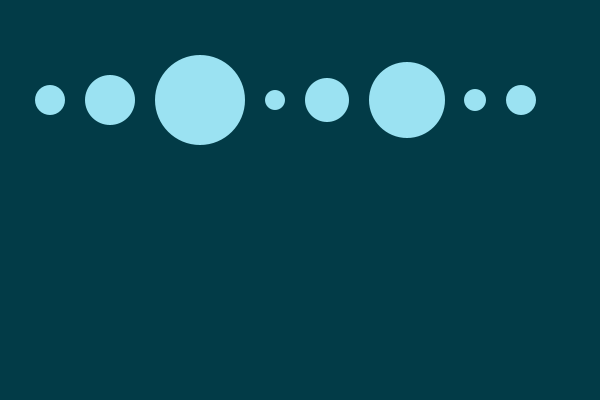
Frame 1 (no input)
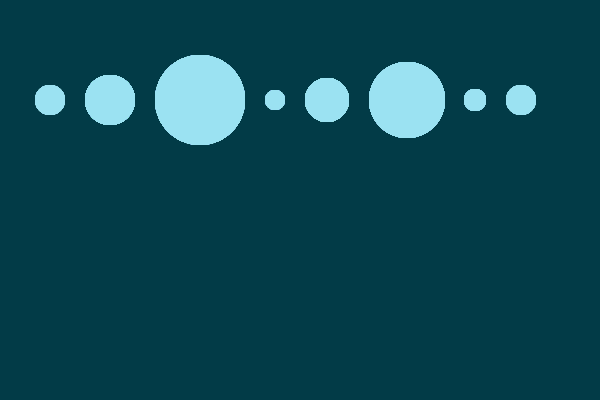
Frame 60 (the mouse pressed at the canvas centre just before this capture)
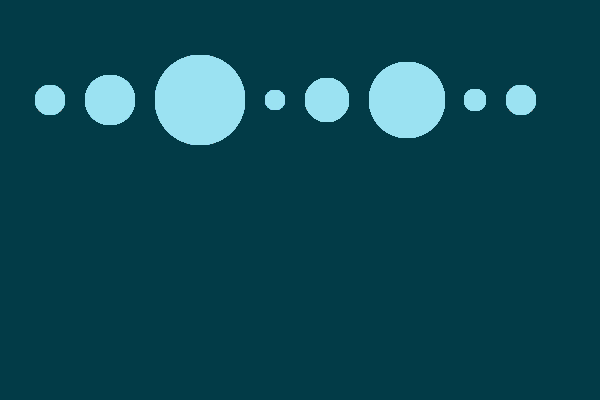
Frame 120 (the mouse held since frame 60 and released just before this capture)

The Processing sketch that drew these frames (run headless with seeded random() and noise(); from frame 60 on, the mouse is pressed at the canvas centre):

// Processing sketch: array1
// ── array1.pde
void setup() {
   size(600, 400);
   background(2, 59, 71);
   fill(155, 226, 242);
   noStroke();
}

void draw() {
   ellipse(50, 100, 30, 30);
   ellipse(110, 100, 50, 50);
   ellipse(200, 100, 90, 90);
   ellipse(275, 100, 20, 20);
   ellipse(327, 100, 44, 44);
   ellipse(407, 100, 76, 76);
   ellipse(475, 100, 22, 22);
   ellipse(521, 100, 30, 30);
}
